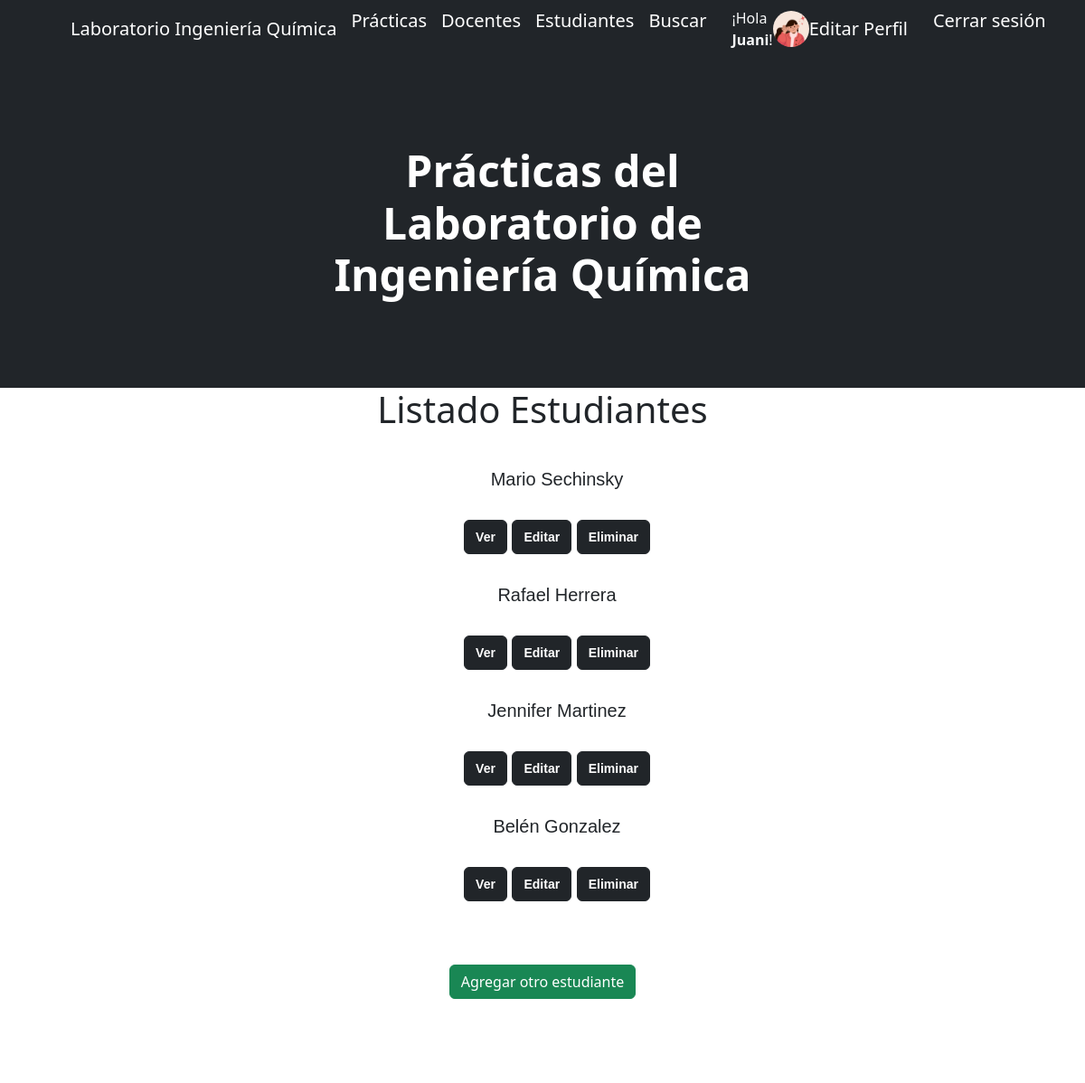
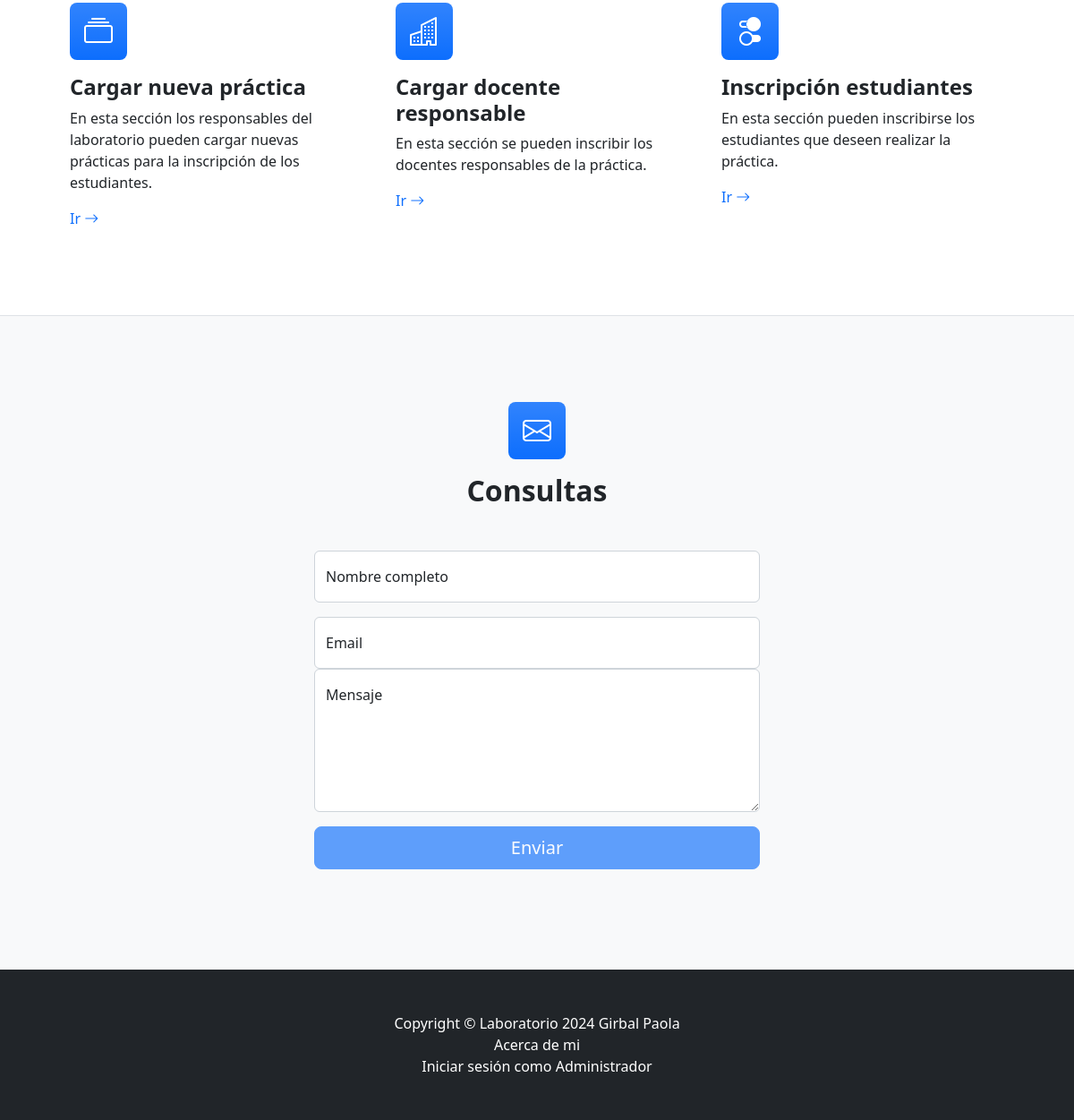
Screenshot of /estudianteListado/ (signed in) with the database file from the repository (2 pictures, top to bottom).
### AppLab/models.py (models this page shows, shortened)
class UserProfile(models.Model):
    user = models.OneToOneField(User, on_delete=models.CASCADE)
    avatar = models.ImageField(upload_to='avatars/', null=True, blank=True)

class Estudiante(models.Model):
    nombre = models.CharField(max_length=30)
    apellido = models.CharField(max_length=30)
    email = models.EmailField()

### AppLab/views.py (the view)
# urls.py: path('estudianteListado/', EstudianteListado.as_view(), name = "estudiantes"),
class EstudianteListado(ListView):
    model = Estudiante
    context_object_name = "estudiantes"
    template_name = "AppLab/estudianteListado.html"

### AppLab/templates/AppLab/estudianteListado.html (shortened to what this page needs)
{% extends "AppLab/padre.html" %}
{% load static %}
{% block contenidoQueCambia %}
<div class="container text-center">
    <h1>Listado Estudiantes</h1>
</div>
<div class="container text-center">
    <ul class="estudiante-list">
        <br>
        {% for estudiante in estudiantes %}
            <li>{{estudiante.nombre}} {{estudiante.apellido}}</li>
                <br>
                <button class="btn btn-dark">
                    <a href="{% url 'estudiante' estudiante.id %}" class="btn-link">Ver</a>
                </button>
                <button class="btn btn-dark">
                    <a href="{% url 'estudiante_editar' estudiante.id %}" class="btn-link">Editar</a>
                </button>
                <button class="btn btn-dark">
                    <a href="{% url 'estudiante_borrar' estudiante.id %}" class="btn-link">Eliminar</a>
                </button>
                <br>
                <br>
        {% endfor %}
    </ul>
    <br>
    <a href="{% url 'estudiante_crear' %}" class="btn btn-success">Agregar otro estudiante</a>
</div>
{% endblock %}

### AppLab/templates/AppLab/padre.html (shortened to what this page needs)
<!DOCTYPE html>
<html lang="en">
    <head>
        {% load static %}
        <link href="https://cdn.jsdelivr.net/npm/bootstrap-icons@1.4.1/font/bootstrap-icons.css" rel="stylesheet" />
        <link href="{% static 'AppLab/css/styles.css' %}" rel="stylesheet" />
    </head>
    <body>
        <nav class="navbar navbar-expand-lg navbar-dark bg-dark">
            <div class="container px-5">
                <a class="navbar-brand" href="{% url 'inicio' %}">Laboratorio Ingeniería Química</a>
                <div class="collapse navbar-collapse" id="navbarSupportedContent">
                    <ul class="navbar-nav ms-auto mb-2 mb-lg-0">
                        <li class="nav-item"><a class="navbar-brand" href="{% url 'practicas' %}">Prácticas</a></li>
                        <li class="nav-item"><a class="navbar-brand" href="{% url 'docentes' %}">Docentes</a></li>
                        <li class="nav-item"><a class="navbar-brand" href="{% url 'estudiantes' %}">Estudiantes</a></li>
                        <li class="nav-item"><a class="navbar-brand" href="{% url 'buscar' %}">Buscar</a></li>
                    {% if request.user.is_authenticated %}
                        <div class="container d-flex align-items-center">
                            <span class="text-light mr-2"> ¡Hola <strong>{{ request.user.username }}</strong>!</span>
                            {% if request.user.userprofile.avatar %}
                                <img src="{{ request.user.userprofile.avatar.url }}" alt="Avatar" height="40" class="rounded-circle">
                            {% else %}
                                <img src="{% static 'default-avatar.png' %}" alt="Avatar" height="40" class="rounded-circle">
                            {% endif %}
                            <a class="navbar-brand ml-2" href="{% url 'editar_usuario' %}">Editar Perfil</a>
                        </div>
                        <form action="{% url 'logout' %}" method="post" id="logoutForm" class="ml-2">
                            <a class="navbar-brand" href="#" onclick="document.getElementById('logoutForm').submit();">Cerrar sesión</a>
                        </form>
                    {% else %}
                        <li class="nav-item"><a class="navbar-brand" href="{% url 'login' %}">Iniciar sesión</a></li>
                        <li class="nav-item"><a class="navbar-brand" href="{% url 'registro' %}">Registrate</a></li>
                    {% endif %}
                    </ul>
                </div>
            </div>
        </nav>
        <header class="bg-dark py-5">
            <div class="container px-5">
                <div class="row gx-5 justify-content-center">
                    <div class="col-lg-6">
                        <div class="text-center my-5">
                            <h1 class="display-5 fw-bolder text-white mb-2">Prácticas del Laboratorio de Ingeniería Química</h1>
                        </div>
                    </div>
                </div>
            </div>
        </header>
        {% block contenidoQueCambia %}
        {% endblock %}
        <section class="py-5 border-bottom" id="features">
            <div class="container px-5 my-5">
                <div class="row gx-5">
                    <div class="col-lg-4 mb-5 mb-lg-0">
                        <div class="feature bg-primary bg-gradient text-white rounded-3 mb-3"><i class="bi bi-collection"></i></div>
                        <h2 class="h4 fw-bolder">Cargar nueva práctica</h2>
                        <p>En esta sección los responsables del laboratorio pueden cargar nuevas prácticas para la inscripción de los estudiantes.</p>
                        <a class="text-decoration-none" href="{% url 'practicas' %}">
                            Ir
                            <i class="bi bi-arrow-right"></i>
                        </a>
                    </div>
                    <div class="col-lg-4 mb-5 mb-lg-0">
                        <div class="feature bg-primary bg-gradient text-white rounded-3 mb-3"><i class="bi bi-building"></i></div>
                        <h2 class="h4 fw-bolder">Cargar docente responsable</h2>
                        <p>En esta sección se pueden inscribir los docentes responsables de la práctica.</p>
                        <a class="text-decoration-none" href="{% url 'docentes' %}">
                            Ir
                            <i class="bi bi-arrow-right"></i>
                        </a>
                    </div>
                    <div class="col-lg-4">
                        <div class="feature bg-primary bg-gradient text-white rounded-3 mb-3"><i class="bi bi-toggles2"></i></div>
                        <h2 class="h4 fw-bolder">Inscripción estudiantes</h2>
                        <p>En esta sección pueden inscribirse los estudiantes que deseen realizar la práctica.</p>
                        <a class="text-decoration-none" href="{% url 'estudiantes' %}">
                            Ir
                            <i class="bi bi-arrow-right"></i>
                        </a>
                    </div>
                </div>
            </div>
        </section>
        <section class="bg-light py-5">
            <div class="container px-5 my-5 px-5">
                <div class="text-center mb-5">
                    <div class="feature bg-primary bg-gradient text-white rounded-3 mb-3"><i class="bi bi-envelope"></i></div>
                    <h2 class="fw-bolder">Consultas</h2>
                </div>
                <div class="row gx-5 justify-content-center">
                    <div class="col-lg-6">
                        <form id="contactForm" data-sb-form-api-token="API_TOKEN">
                            <div class="form-floating mb-3">
                                <input class="form-control" id="name" type="text" placeholder="Enter your name..." data-sb-validations="required" />
                                <label for="name">Nombre completo</label>
                            </div>
                            <div class="form-floating mb-3">
                                <input class="form-control" id="email" type="email" placeholder="name@example.com" data-sb-validations="required,email" />
                                <label for="email">Email</label>
                            <div class="form-floating mb-3">
                                <textarea class="form-control" id="message" type="text" placeholder="Enter your message here..." style="height: 10rem" data-sb-validations="required"></textarea>
                                <label for="message">Mensaje</label>
                            </div>
                            <div class="d-grid"><button class="btn btn-primary btn-lg disabled" id="submitButton" type="submit">Enviar</button></div>
                        </form>
                    </div>
                </div>
            </div>
        </section>
        <footer class="py-5 bg-dark">
            <div class="container px-5"><p class="m-0 text-center text-white">Copyright &copy; Laboratorio 2024 Girbal Paola</p></div>
            <div class="container px-5"><p class="m-0 text-center text-white"><a class="navbar-brand" href="{% url 'acerca_de_mi' %}">Acerca de mi</a></p></div>
            <div class="container px-5"><p class="m-0 text-center text-white"><a class="navbar-brand" href="{% url 'admin:index' %}">Iniciar sesión como Administrador</a></p></div>
        </footer>
    </body>
</html>

### AppLab/templates/AppLab/estudianteListado.html (style rules this page uses)
.btn a { text-decoration: none; }
.btn a { color: white; font-size: 14px; font-weight: bold; }
.estudiante-list { list-style-type: none; font-family: Arial, sans-serif; font-size: 20px; }

### rows the page displays
Estudiante: nombre "Mario", apellido "Sechinsky"
Estudiante: nombre "Rafael", apellido "Herrera"
Estudiante: nombre "Jennifer", apellido "Martinez"
Estudiante: nombre "Belén", apellido "Gonzalez"

### other values shown
{{ request.user.username }} "Juani"
